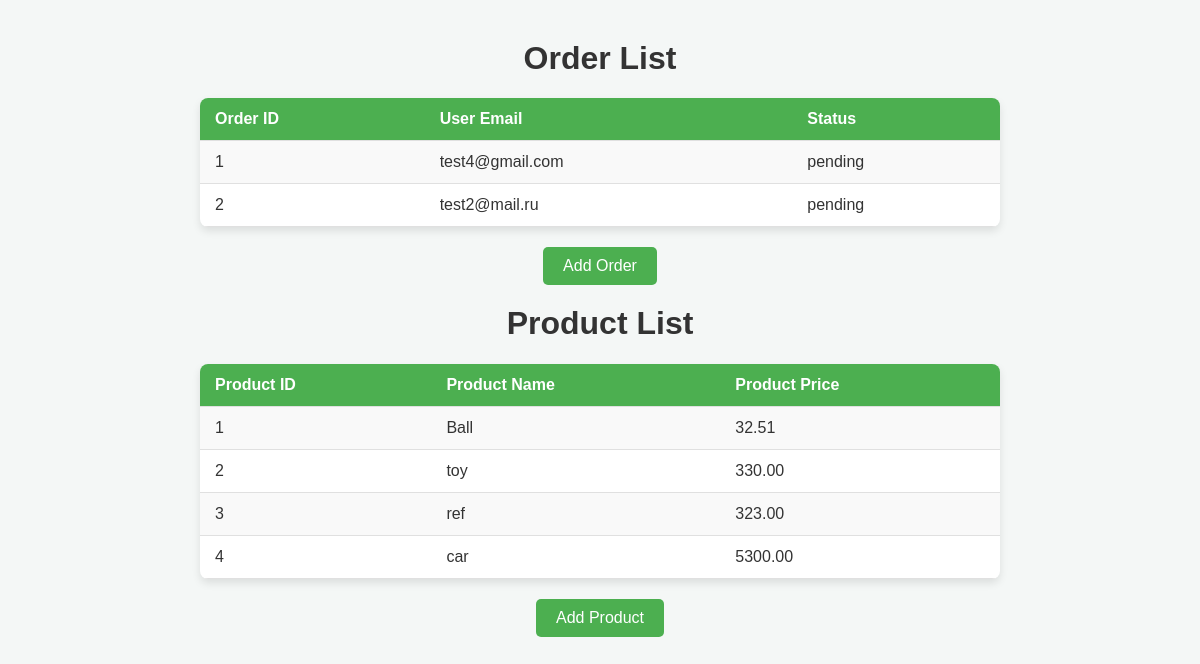
The page / on the database its author committed.
### ecommerce_app/models.py (models this page shows, shortened)
class Order(models.Model):
    user_email = models.EmailField()
    status = models.CharField(max_length=20, choices=[('pending', 'Pending'), ('shipped', 'Shipped')])

class Product(models.Model):
    name = models.CharField(max_length=100)
    price = models.DecimalField(max_digits=10, decimal_places=2)
    tags = models.CharField(max_length=100, blank=True, null=True)

### ecommerce_app/views.py (the view, shortened to what this page needs)
# urls.py: path('', views.main_page, name='main_page'),  # Main page displaying all orders
def main_page(request):
    products = Product.objects.all()
    orders = Order.objects.all()
    product_form = ProductForm()
    order_form = OrderForm()
    return render(request, 'index.html', {
        'products': products,
        'orders': orders,
        'product_form': product_form,
        'order_form': order_form,
    })

### templates/index.html (shortened to what this page needs)
<!DOCTYPE html>
<html lang="en">
<head>
</head>
<body>
    <h1>Order List</h1>
    <div class="table-container">
        <table>
            <tr>
                <th>Order ID</th>
                <th>User Email</th>
                <th>Status</th>
            </tr>
            {% for order in orders %}
            <tr>
                <td>{{ order.id }}</td>
                <td>{{ order.user_email }}</td>
                <td>{{ order.status }}</td>
            </tr>
            {% empty %}
            <tr>
                <td colspan="3" class="empty-message">No orders found.</td>
            </tr>
            {% endfor %}
        </table>
    </div>
    <button class="toggle-button" onclick="toggleForm('orderForm')">Add Order</button>
    <h1>Product List</h1>
    <div class="table-container">
        <table>
            <tr>
                <th>Product ID</th>
                <th>Product Name</th>
                <th>Product Price</th>
            </tr>
            {% for product in products %}
            <tr>
                <td>{{ product.id }}</td>
                <td>{{ product.name }}</td>
                <td>{{ product.price }}</td>
            </tr>
            {% empty %}
            <tr>
                <td colspan="3" class="empty-message">No products found.</td>
            </tr>
            {% endfor %}
        </table>
    </div>
    <button class="toggle-button" onclick="toggleForm('productForm')">Add Product</button>
</body>
</html>

### templates/index.html (style rules this page uses)
body { font-family: Arial, sans-serif; background-color: #f4f7f6; color: #333; margin: 0; padding: 20px; }
h1 { color: #333; text-align: center; margin-top: 20px; }
.table-container { max-width: 800px; margin: 20px auto; background-color: #fff; box-shadow: 0 4px 8px rgba(0, 0, 0, 0.1); border-radius: 8px; overflow: hidden; }
table { width: 100%; border-collapse: collapse; text-align: left; }
th, td { padding: 12px 15px; border-bottom: 1px solid #e0e0e0; }
th { background-color: #4CAF50; color: #fff; font-weight: bold; }
tr:nth-child(even) { background-color: #f9f9f9; }
.toggle-button { background-color: #4CAF50; color: #fff; padding: 10px 20px; font-size: 16px; border: none; border-radius: 5px; cursor: pointer; transition: background-color 0.3s; display: block; margin: 20px auto; }

### rows shown on the page
Order: id "1", user_email "test4@gmail.com", status "pending"
Order: id "2", user_email "test2@mail.ru", status "pending"
Product: id "1", name "Ball", price "32.51"
Product: id "2", name "toy", price "330.00"
Product: id "3", name "ref", price "323.00"
Product: id "4", name "car", price "5300.00"
